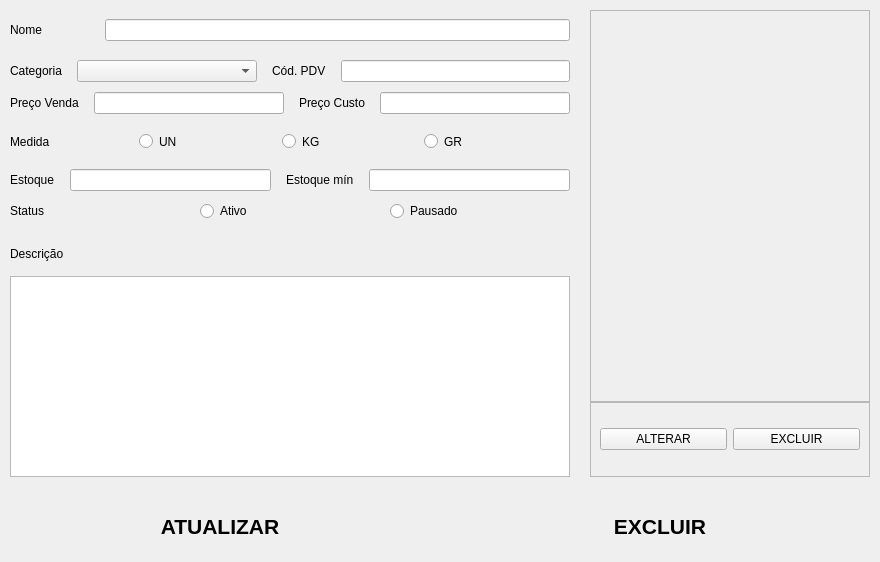
<?xml version="1.0" encoding="UTF-8"?>
<ui version="4.0">
 <class>MainWindow</class>
 <widget class="QMainWindow" name="MainWindow">
  <property name="geometry">
   <rect>
    <x>0</x>
    <y>0</y>
    <width>880</width>
    <height>562</height>
   </rect>
  </property>
  <property name="minimumSize">
   <size>
    <width>880</width>
    <height>562</height>
   </size>
  </property>
  <property name="maximumSize">
   <size>
    <width>880</width>
    <height>562</height>
   </size>
  </property>
  <property name="windowTitle">
   <string>PRODUTOS</string>
  </property>
  <property name="styleSheet">
   <string notr="true"/>
  </property>
  <widget class="QWidget" name="centralwidget">
   <property name="styleSheet">
    <string notr="true"/>
   </property>
   <layout class="QGridLayout" name="gridLayout">
    <property name="leftMargin">
     <number>0</number>
    </property>
    <property name="topMargin">
     <number>0</number>
    </property>
    <property name="rightMargin">
     <number>0</number>
    </property>
    <property name="bottomMargin">
     <number>0</number>
    </property>
    <property name="spacing">
     <number>0</number>
    </property>
    <item row="3" column="1">
     <widget class="QWidget" name="widget_4" native="true">
      <property name="minimumSize">
       <size>
        <width>300</width>
        <height>0</height>
       </size>
      </property>
      <property name="styleSheet">
       <string notr="true"/>
      </property>
      <layout class="QGridLayout" name="gridLayout_3">
       <property name="leftMargin">
        <number>10</number>
       </property>
       <property name="topMargin">
        <number>10</number>
       </property>
       <property name="rightMargin">
        <number>10</number>
       </property>
       <property name="bottomMargin">
        <number>10</number>
       </property>
       <property name="horizontalSpacing">
        <number>10</number>
       </property>
       <property name="verticalSpacing">
        <number>0</number>
       </property>
       <item row="0" column="0" colspan="2">
        <widget class="QFrame" name="frame_2">
         <property name="sizePolicy">
          <sizepolicy hsizetype="Expanding" vsizetype="Preferred">
           <horstretch>0</horstretch>
           <verstretch>0</verstretch>
          </sizepolicy>
         </property>
         <property name="styleSheet">
          <string notr="true"/>
         </property>
         <property name="frameShape">
          <enum>QFrame::Shape::StyledPanel</enum>
         </property>
         <property name="frameShadow">
          <enum>QFrame::Shadow::Raised</enum>
         </property>
         <layout class="QHBoxLayout" name="horizontalLayout_2" stretch="0">
          <property name="spacing">
           <number>2</number>
          </property>
          <property name="leftMargin">
           <number>2</number>
          </property>
          <property name="topMargin">
           <number>2</number>
          </property>
          <property name="rightMargin">
           <number>2</number>
          </property>
          <property name="bottomMargin">
           <number>2</number>
          </property>
          <item>
           <widget class="QLabel" name="image_label">
            <property name="minimumSize">
             <size>
              <width>274</width>
              <height>378</height>
             </size>
            </property>
            <property name="maximumSize">
             <size>
              <width>310</width>
              <height>378</height>
             </size>
            </property>
            <property name="styleSheet">
             <string notr="true"/>
            </property>
            <property name="text">
             <string/>
            </property>
            <property name="alignment">
             <set>Qt::AlignmentFlag::AlignCenter</set>
            </property>
           </widget>
          </item>
         </layout>
        </widget>
       </item>
       <item row="1" column="0" colspan="2">
        <widget class="QFrame" name="frame">
         <property name="maximumSize">
          <size>
           <width>16777215</width>
           <height>75</height>
          </size>
         </property>
         <property name="styleSheet">
          <string notr="true"/>
         </property>
         <property name="frameShape">
          <enum>QFrame::Shape::StyledPanel</enum>
         </property>
         <property name="frameShadow">
          <enum>QFrame::Shadow::Raised</enum>
         </property>
         <layout class="QHBoxLayout" name="horizontalLayout">
          <item>
           <widget class="QPushButton" name="selecionar_imagem">
            <property name="text">
             <string>ALTERAR</string>
            </property>
           </widget>
          </item>
          <item>
           <widget class="QPushButton" name="limp_img">
            <property name="text">
             <string>EXCLUIR</string>
            </property>
           </widget>
          </item>
         </layout>
        </widget>
       </item>
      </layout>
     </widget>
    </item>
    <item row="3" column="0">
     <widget class="QWidget" name="widget_2" native="true">
      <property name="maximumSize">
       <size>
        <width>16777215</width>
        <height>16777215</height>
       </size>
      </property>
      <layout class="QGridLayout" name="gridLayout_2" rowstretch="0,0,0,0,0,0,0,0,0,0,0,0,0,0,0,0,0,0">
       <property name="leftMargin">
        <number>10</number>
       </property>
       <property name="topMargin">
        <number>10</number>
       </property>
       <property name="rightMargin">
        <number>10</number>
       </property>
       <property name="bottomMargin">
        <number>10</number>
       </property>
       <property name="horizontalSpacing">
        <number>0</number>
       </property>
       <property name="verticalSpacing">
        <number>10</number>
       </property>
       <item row="0" column="0" colspan="3">
        <layout class="QHBoxLayout" name="horizontalLayout_3">
         <property name="spacing">
          <number>15</number>
         </property>
         <property name="leftMargin">
          <number>0</number>
         </property>
         <property name="topMargin">
          <number>0</number>
         </property>
         <property name="rightMargin">
          <number>0</number>
         </property>
         <property name="bottomMargin">
          <number>0</number>
         </property>
         <item>
          <widget class="QLabel" name="label_6">
           <property name="minimumSize">
            <size>
             <width>80</width>
             <height>40</height>
            </size>
           </property>
           <property name="maximumSize">
            <size>
             <width>80</width>
             <height>55</height>
            </size>
           </property>
           <property name="text">
            <string>Nome</string>
           </property>
          </widget>
         </item>
         <item>
          <widget class="QLineEdit" name="nome_input">
           <property name="maximumSize">
            <size>
             <width>16777215</width>
             <height>16777215</height>
            </size>
           </property>
          </widget>
         </item>
        </layout>
       </item>
       <item row="17" column="0" colspan="3">
        <layout class="QVBoxLayout" name="verticalLayout">
         <item>
          <widget class="QLabel" name="label_13">
           <property name="minimumSize">
            <size>
             <width>0</width>
             <height>45</height>
            </size>
           </property>
           <property name="maximumSize">
            <size>
             <width>16777215</width>
             <height>45</height>
            </size>
           </property>
           <property name="text">
            <string>Descrição</string>
           </property>
           <property name="alignment">
            <set>Qt::AlignmentFlag::AlignLeading|Qt::AlignmentFlag::AlignLeft|Qt::AlignmentFlag::AlignVCenter</set>
           </property>
          </widget>
         </item>
         <item>
          <widget class="QPlainTextEdit" name="desc_input">
           <property name="maximumSize">
            <size>
             <width>167778</width>
             <height>167778</height>
            </size>
           </property>
          </widget>
         </item>
        </layout>
       </item>
       <item row="3" column="0" colspan="3">
        <layout class="QHBoxLayout" name="horizontalLayout_6">
         <property name="spacing">
          <number>15</number>
         </property>
         <property name="leftMargin">
          <number>0</number>
         </property>
         <property name="topMargin">
          <number>0</number>
         </property>
         <property name="rightMargin">
          <number>0</number>
         </property>
         <property name="bottomMargin">
          <number>0</number>
         </property>
         <item>
          <widget class="QLabel" name="label_12">
           <property name="text">
            <string>Preço Venda</string>
           </property>
          </widget>
         </item>
         <item>
          <widget class="QLineEdit" name="preco_venda_input">
           <property name="maximumSize">
            <size>
             <width>16777215</width>
             <height>16777215</height>
            </size>
           </property>
          </widget>
         </item>
         <item>
          <widget class="QLabel" name="label_3">
           <property name="maximumSize">
            <size>
             <width>130</width>
             <height>16777215</height>
            </size>
           </property>
           <property name="text">
            <string>Preço Custo</string>
           </property>
          </widget>
         </item>
         <item>
          <widget class="QLineEdit" name="preco_custo_input">
           <property name="maximumSize">
            <size>
             <width>16777215</width>
             <height>16777215</height>
            </size>
           </property>
          </widget>
         </item>
        </layout>
       </item>
       <item row="1" column="0" colspan="3">
        <layout class="QHBoxLayout" name="horizontalLayout_5">
         <property name="spacing">
          <number>15</number>
         </property>
         <property name="leftMargin">
          <number>0</number>
         </property>
         <property name="topMargin">
          <number>0</number>
         </property>
         <property name="rightMargin">
          <number>0</number>
         </property>
         <property name="bottomMargin">
          <number>0</number>
         </property>
         <item>
          <widget class="QLabel" name="label_2">
           <property name="text">
            <string>Categoria</string>
           </property>
          </widget>
         </item>
         <item>
          <widget class="QComboBox" name="categoria_combo">
           <property name="minimumSize">
            <size>
             <width>180</width>
             <height>0</height>
            </size>
           </property>
           <property name="maximumSize">
            <size>
             <width>16777215</width>
             <height>16777215</height>
            </size>
           </property>
          </widget>
         </item>
         <item>
          <widget class="QLabel" name="label">
           <property name="text">
            <string>Cód. PDV</string>
           </property>
          </widget>
         </item>
         <item>
          <widget class="QLineEdit" name="cod_pdv_input">
           <property name="maximumSize">
            <size>
             <width>16777215</width>
             <height>16777215</height>
            </size>
           </property>
          </widget>
         </item>
        </layout>
       </item>
       <item row="16" column="0" colspan="3">
        <layout class="QHBoxLayout" name="horizontalLayout_9">
         <property name="spacing">
          <number>10</number>
         </property>
         <item>
          <widget class="QLabel" name="label_7">
           <property name="text">
            <string>Status</string>
           </property>
          </widget>
         </item>
         <item>
          <widget class="QRadioButton" name="radioButton_4">
           <property name="text">
            <string>Ativo</string>
           </property>
           <attribute name="buttonGroup">
            <string notr="true">GroupStatus</string>
           </attribute>
          </widget>
         </item>
         <item>
          <widget class="QRadioButton" name="radioButton_5">
           <property name="text">
            <string>Pausado</string>
           </property>
           <attribute name="buttonGroup">
            <string notr="true">GroupStatus</string>
           </attribute>
          </widget>
         </item>
        </layout>
       </item>
       <item row="14" column="0">
        <layout class="QHBoxLayout" name="horizontalLayout_7">
         <item>
          <widget class="QLabel" name="label_8">
           <property name="maximumSize">
            <size>
             <width>120</width>
             <height>16777215</height>
            </size>
           </property>
           <property name="text">
            <string>Medida</string>
           </property>
          </widget>
         </item>
         <item>
          <widget class="QWidget" name="radioWidget" native="true">
           <property name="maximumSize">
            <size>
             <width>167778</width>
             <height>35</height>
            </size>
           </property>
           <layout class="QHBoxLayout" name="horizontalLayout_4">
            <item>
             <widget class="QRadioButton" name="radioButton">
              <property name="text">
               <string>UN</string>
              </property>
              <attribute name="buttonGroup">
               <string notr="true">GroupMedida</string>
              </attribute>
             </widget>
            </item>
            <item>
             <widget class="QRadioButton" name="radioButton_2">
              <property name="text">
               <string>KG</string>
              </property>
              <attribute name="buttonGroup">
               <string notr="true">GroupMedida</string>
              </attribute>
             </widget>
            </item>
            <item>
             <widget class="QRadioButton" name="radioButton_3">
              <property name="text">
               <string>GR</string>
              </property>
              <attribute name="buttonGroup">
               <string notr="true">GroupMedida</string>
              </attribute>
             </widget>
            </item>
           </layout>
          </widget>
         </item>
        </layout>
       </item>
       <item row="15" column="0">
        <layout class="QHBoxLayout" name="horizontalLayout_8">
         <property name="spacing">
          <number>15</number>
         </property>
         <property name="leftMargin">
          <number>0</number>
         </property>
         <item>
          <widget class="QLabel" name="label_4">
           <property name="text">
            <string>Estoque</string>
           </property>
          </widget>
         </item>
         <item>
          <widget class="QLineEdit" name="Estoque_input">
           <property name="maximumSize">
            <size>
             <width>16777215</width>
             <height>16777215</height>
            </size>
           </property>
          </widget>
         </item>
         <item>
          <widget class="QLabel" name="label_5">
           <property name="text">
            <string>Estoque mín</string>
           </property>
          </widget>
         </item>
         <item>
          <widget class="QLineEdit" name="estoque_min_input">
           <property name="maximumSize">
            <size>
             <width>16777215</width>
             <height>16777215</height>
            </size>
           </property>
          </widget>
         </item>
        </layout>
       </item>
      </layout>
     </widget>
    </item>
    <item row="4" column="0" colspan="2">
     <widget class="QWidget" name="widget" native="true">
      <property name="minimumSize">
       <size>
        <width>0</width>
        <height>75</height>
       </size>
      </property>
      <property name="maximumSize">
       <size>
        <width>16777215</width>
        <height>55</height>
       </size>
      </property>
      <layout class="QHBoxLayout" name="horizontalLayout_10">
       <property name="spacing">
        <number>0</number>
       </property>
       <property name="leftMargin">
        <number>0</number>
       </property>
       <property name="topMargin">
        <number>0</number>
       </property>
       <property name="rightMargin">
        <number>0</number>
       </property>
       <property name="bottomMargin">
        <number>15</number>
       </property>
       <item>
        <widget class="QPushButton" name="atualizar_dados">
         <property name="font">
          <font>
           <pointsize>16</pointsize>
           <bold>true</bold>
          </font>
         </property>
         <property name="styleSheet">
          <string notr="true">background-color: transparent;</string>
         </property>
         <property name="text">
          <string>ATUALIZAR</string>
         </property>
         <property name="icon">
          <iconset>
           <selectedon>:/unique/atualizar.png</selectedon>
          </iconset>
         </property>
         <property name="iconSize">
          <size>
           <width>40</width>
           <height>40</height>
          </size>
         </property>
         <property name="autoDefault">
          <bool>true</bool>
         </property>
         <property name="default">
          <bool>true</bool>
         </property>
         <property name="flat">
          <bool>true</bool>
         </property>
        </widget>
       </item>
       <item>
        <widget class="QPushButton" name="excluir_produtos">
         <property name="font">
          <font>
           <pointsize>16</pointsize>
           <bold>true</bold>
          </font>
         </property>
         <property name="styleSheet">
          <string notr="true">background-color: transparent;</string>
         </property>
         <property name="text">
          <string>EXCLUIR</string>
         </property>
         <property name="icon">
          <iconset>
           <selectedon>:/unique/excluir.png</selectedon>
          </iconset>
         </property>
         <property name="iconSize">
          <size>
           <width>40</width>
           <height>40</height>
          </size>
         </property>
         <property name="autoRepeat">
          <bool>false</bool>
         </property>
         <property name="autoDefault">
          <bool>true</bool>
         </property>
         <property name="default">
          <bool>true</bool>
         </property>
         <property name="flat">
          <bool>true</bool>
         </property>
        </widget>
       </item>
      </layout>
     </widget>
    </item>
   </layout>
  </widget>
 </widget>
 <tabstops>
  <tabstop>selecionar_imagem</tabstop>
  <tabstop>limp_img</tabstop>
 </tabstops>
 <resources>
  <include location="../../pictures/imagens.qrc"/>
 </resources>
 <connections/>
 <buttongroups>
  <buttongroup name="GroupStatus"/>
  <buttongroup name="GroupMedida"/>
 </buttongroups>
</ui>
